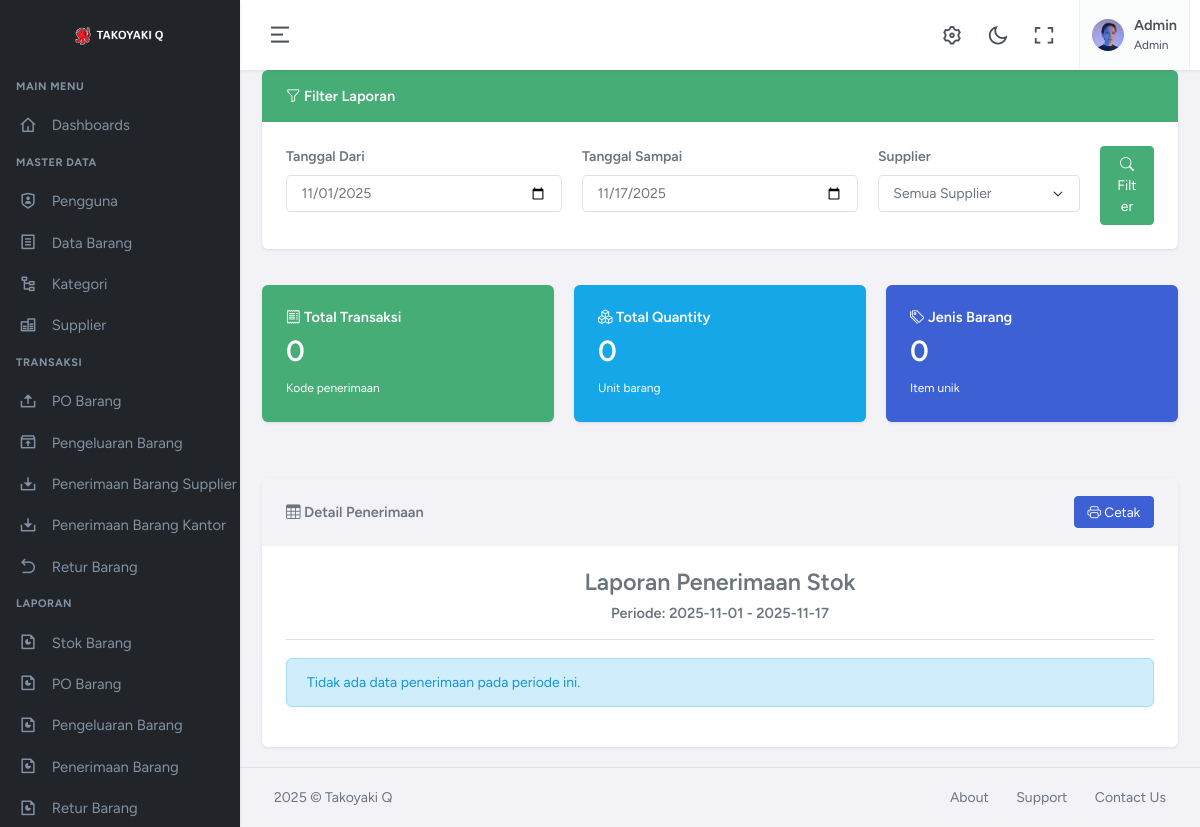
/app.php?page=laporan-penerimaan (signed in), run on an earlier commit of the app's database.
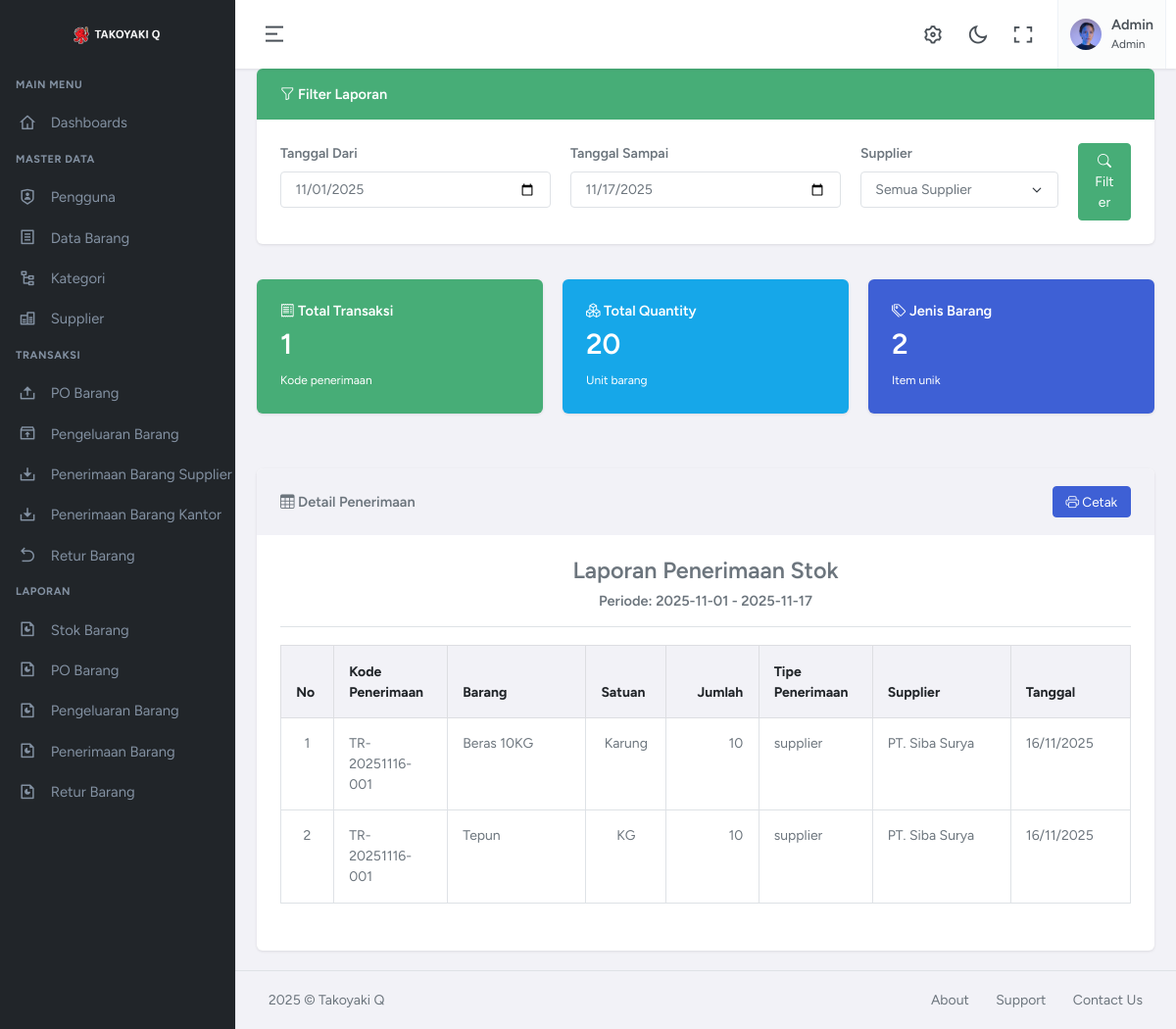
And on a later commit of the database.
### tables this page shows
CREATE TABLE `penerimaan_barang`  (
  `id` bigint UNSIGNED NOT NULL AUTO_INCREMENT,
  `kode_penerimaan` varchar(50) NOT NULL,
  `barang_id` bigint UNSIGNED NOT NULL,
  `jumlah` int UNSIGNED NOT NULL,
  `tanggal_penerimaan` date NOT NULL,
  `tipe_penerimaan` enum('supplier','admin') NOT NULL,
  `supplier_id` bigint UNSIGNED NULL DEFAULT NULL,
  `dari_user_id` bigint UNSIGNED NULL DEFAULT NULL,
  `penerima_user_id` bigint UNSIGNED NULL DEFAULT NULL,
  PRIMARY KEY (`id`) USING BTREE,
  INDEX `fk_penerimaan_barang`(`barang_id` ASC) USING BTREE,
  INDEX `fk_penerimaan_supplier`(`supplier_id` ASC) USING BTREE,
  INDEX `fk_penerimaan_dari_user`(`dari_user_id` ASC) USING BTREE,
  INDEX `fk_penerimaan_penerima_user`(`penerima_user_id` ASC) USING BTREE,
  INDEX `idx_kode_penerimaan`(`kode_penerimaan` ASC) USING BTREE,
  INDEX `idx_tgl_penerimaan`(`tanggal_penerimaan` ASC) USING BTREE,
  CONSTRAINT `fk_penerimaan_barang` FOREIGN KEY (`barang_id`) REFERENCES `barang` (`id`) ON DELETE RESTRICT ON UPDATE CASCADE,
  CONSTRAINT `fk_penerimaan_dari_user` FOREIGN KEY (`dari_user_id`) REFERENCES `users` (`id`) ON DELETE SET NULL ON UPDATE CASCADE,
  CONSTRAINT `fk_penerimaan_penerima_user` FOREIGN KEY (`penerima_user_id`) REFERENCES `users` (`id`) ON DELETE SET NULL ON UPDATE CASCADE,
  CONSTRAINT `fk_penerimaan_supplier` FOREIGN KEY (`supplier_id`) REFERENCES `suppliers` (`id`) ON DELETE SET NULL ON UPDATE CASCADE
);

CREATE TABLE `barang`  (
  `id` bigint UNSIGNED NOT NULL AUTO_INCREMENT,
  `kode_barang` varchar(50) NOT NULL,
  `nama_barang` varchar(150) NOT NULL,
  `satuan` varchar(50) NOT NULL,
  `kategori_id` bigint UNSIGNED NULL DEFAULT NULL,
  `stok_minimal` int UNSIGNED NULL DEFAULT 0,
  `harga_beli` decimal(15, 2) NULL DEFAULT 0.00,
  PRIMARY KEY (`id`) USING BTREE,
  UNIQUE INDEX `kode_barang`(`kode_barang` ASC) USING BTREE,
  INDEX `fk_barang_kategori`(`kategori_id` ASC) USING BTREE,
  CONSTRAINT `fk_barang_kategori` FOREIGN KEY (`kategori_id`) REFERENCES `kategori_barang` (`id`) ON DELETE SET NULL ON UPDATE CASCADE
);

CREATE TABLE `suppliers`  (
  `id` bigint UNSIGNED NOT NULL AUTO_INCREMENT,
  `nama_supplier` varchar(150) NOT NULL,
  `kontak` varchar(50) NULL DEFAULT NULL,
  `alamat` text NULL,
  PRIMARY KEY (`id`) USING BTREE
);

### layouts/menu.php (called while the page is built)
<?php
include 'topbar.php';
include 'left-sidebar.php';
 ?>

### pages/laporan-penerimaan/index.php (the view, shortened to what this page needs)
<?php
require_once 'modules/config.php';
$tanggal_dari = isset($_GET['tanggal_dari']) ? $_GET['tanggal_dari'] : date('Y-m-01');
$tanggal_sampai = isset($_GET['tanggal_sampai']) ? $_GET['tanggal_sampai'] : date('Y-m-d');
$where_clause = "WHERE tanggal_penerimaan BETWEEN '$tanggal_dari' AND '$tanggal_sampai'";
$query = "SELECT
    pe.*, b.kode_barang, b.nama_barang, b.satuan, s.nama_supplier
FROM penerimaan_barang pe
JOIN barang b ON pe.barang_id = b.id
JOIN suppliers s ON pe.supplier_id = s.id
$where_clause ORDER BY pe.tanggal_penerimaan DESC, pe.kode_penerimaan";
$result = $conn->query($query);
$summary_query = "SELECT
    COUNT(DISTINCT pe.kode_penerimaan) as total_transaksi,
    SUM(pe.jumlah) as total_qty,
    COUNT(DISTINCT pe.barang_id) as unique_items
FROM penerimaan_barang pe
JOIN barang b ON pe.barang_id = b.id
$where_clause AND pe.tipe_penerimaan = 'supplier'";
$summary_result = $conn->query($summary_query);
$summary = $summary_result->fetch_assoc();
?>
<div class="card mb-4 d-print-none">
    <div class="card-header bg-success text-white">
        <h5 class="mb-0"><i class="bi bi-funnel"></i> Filter Laporan</h5>
    </div>
    <div class="card-body">
        <form method="GET">
            <div class="row">
                <div class="col-md-4">
                    <label class="form-label">Tanggal Dari</label>
                    <input type="date" class="form-control" name="tanggal_dari" value="<?= $tanggal_dari ?>" required>
                </div>
                <div class="col-md-4">
                    <label class="form-label">Tanggal Sampai</label>
                    <input type="date" class="form-control" name="tanggal_sampai" value="<?= $tanggal_sampai ?>"
                        required>
                </div>
                <div class="col-md-3">
                    <label class="form-label">Supplier</label>
                    <select class="form-select" name="supplier_id">
                        <option value="">Semua Supplier</option>
                    </select>
                </div>
                <div class="col-md-1 d-flex align-items-end">
                    <button type="submit" class="btn btn-success w-100">
                        <i class="bi bi-search"></i> Filter
                    </button>
                </div>
            </div>
        </form>
    </div>
</div>
<div class="row mb-4 d-print-none">
    <div class="col-md-4">
        <div class="card bg-success text-white">
            <div class="card-body">
                <h5><i class="bi bi-receipt"></i> Total Transaksi</h5>
                <h2><?= $summary['total_transaksi'] ?></h2>
                <small>Kode penerimaan</small>
            </div>
        </div>
    </div>
    <div class="col-md-4">
        <div class="card bg-info text-white">
            <div class="card-body">
                <h5><i class="bi bi-boxes"></i> Total Quantity</h5>
                <h2><?= number_format($summary['total_qty'], 0, ',', '.') ?></h2>
                <small>Unit barang</small>
            </div>
        </div>
    </div>
    <div class="col-md-4">
        <div class="card bg-primary text-white">
            <div class="card-body">
                <h5><i class="bi bi-tags"></i> Jenis Barang</h5>
                <h2><?= $summary['unique_items'] ?></h2>
                <small>Item unik</small>
            </div>
        </div>
    </div>
</div>
<div class="card">
    <div class="card-header bg-light d-flex justify-content-between align-items-center d-print-none">
        <h5 class="mb-0"><i class="bi bi-table"></i> Detail Penerimaan</h5>
        <div>
            <button class="btn btn-primary btn-sm" onclick="window.print()">
                <i class="bi bi-printer"></i> Cetak
            </button>
        </div>
    </div>
    <div class="card-body">
        <h3 class="text-center mt-10">Laporan Penerimaan Stok</h3>
        <h5 class="text-center mb-1">Periode: <?= $tanggal_dari ?> - <?= $tanggal_sampai ?></h5>
        <hr />
        <?php if ($result && $result->num_rows > 0): ?>
            <div class="table-responsive">
                <table class="table table-bordered table-hover">
                    <thead class="table-light">
                        <tr>
                            <th width="5%">No</th>
                            <th width="12%">Kode Penerimaan</th>
                            <th width="15%">Barang</th>
                            <th width="8%">Satuan</th>
                            <th width="10%" class="text-end">Jumlah</th>
                            <th width="12%">Tipe Penerimaan</th>
                            <th width="15%">Supplier</th>
                            <th width="13%">Tanggal</th>
                        </tr>
                    </thead>
                    <tbody>
                        <?php $no = 1;
                        while ($row = $result->fetch_assoc()): ?>
                            <tr>
                                <td class="text-center"><?= $no++ ?></td>
                                <td><?= $row['kode_penerimaan'] ?></td>
                                <td><?= $row['nama_barang'] ?></td>
                                <td class="text-center"><?= $row['satuan'] ?></td>
                                <td class="text-end"><?= number_format($row['jumlah'], 0, ',', '.') ?></td>
                                <td><?= $row['tipe_penerimaan'] ?? '-' ?></td>
                                <td><?= $row['nama_supplier'] ?></td>
                                <td><?= date('d/m/Y', strtotime($row['tanggal_penerimaan'])) ?></td>
                            </tr>
                        <?php endwhile; ?>
                    </tbody>
                </table>
            </div>
        <?php else: ?>
            <div class="alert alert-info">Tidak ada data penerimaan pada periode ini.</div>
        <?php endif; ?>
    </div>
</div>

### layouts/main.php
<!DOCTYPE html>
<html lang="en">

### app.php (shortened to what this page needs)
<?php include 'layouts/main.php'; ?>
<head>
    <link rel="stylesheet" href="assets/vendor/daterangepicker/daterangepicker.css">
    <link rel="stylesheet" href="assets/vendor/admin-resources/jquery.vectormap/jquery-jvectormap-1.2.2.css">
    <?php include 'layouts/head-css.php'; ?>
</head>
<body>
    <div class="wrapper">
        <?php include 'layouts/menu.php'; ?>
        <div class="content-page">
            <div class="content">
                <div class="container-fluid">
                    <?php include 'web.php'; ?>
                </div>
            </div>
            <?php include 'layouts/footer.php'; ?>
        </div>
    </div>
</body>
</html>

### layouts/head-css.php (shortened to what this page needs)
<link href="assets/css/app.min.css" rel="stylesheet" type="text/css" id="app-style" />
<link href="assets/css/icons.min.css" rel="stylesheet" type="text/css" />
<link href="assets/vendor/datatables.net-bs5/css/dataTables.bootstrap5.min.css" rel="stylesheet" type="text/css" />
<link href="assets/vendor/datatables.net-responsive-bs5/css/responsive.bootstrap5.min.css" rel="stylesheet"
    type="text/css" />
<link href="assets/vendor/datatables.net-fixedcolumns-bs5/css/fixedColumns.bootstrap5.min.css" rel="stylesheet"
    type="text/css" />
<link href="assets/vendor/datatables.net-fixedheader-bs5/css/fixedHeader.bootstrap5.min.css" rel="stylesheet"
    type="text/css" />
<link href="assets/vendor/datatables.net-buttons-bs5/css/buttons.bootstrap5.min.css" rel="stylesheet" type="text/css" />
<link href="assets/vendor/datatables.net-select-bs5/css/select.bootstrap5.min.css" rel="stylesheet" type="text/css" />
<link href="assets/js/alertifyjs/build/css/alertify.min.css" rel="stylesheet" type="text/css" />
<link href="assets/js/alertifyjs/build/css/themes/default.min.css" rel="stylesheet" type="text/css" />

### layouts/topbar.php (shortened to what this page needs)
<div class="navbar-custom">
    <div class="topbar container-fluid">
        <div class="d-flex align-items-center gap-lg-2 gap-1">
            <button class="button-toggle-menu">
                <i class="ri-menu-2-fill"></i>
            </button>
        </div>
        <ul class="topbar-menu d-flex align-items-center gap-3">
            <li class="d-none d-sm-inline-block">
                <a class="nav-link" data-bs-toggle="offcanvas" href="#theme-settings-offcanvas">
                    <i class="ri-settings-3-line fs-22"></i>
                </a>
            </li>
            <li class="d-none d-sm-inline-block">
                <div class="nav-link" id="light-dark-mode" data-bs-toggle="tooltip" data-bs-placement="left"
                    title="Theme Mode">
                    <i class="ri-moon-line fs-22"></i>
                </div>
            </li>
            <li class="d-none d-md-inline-block">
                <a class="nav-link" href="" data-toggle="fullscreen">
                    <i class="ri-fullscreen-line fs-22"></i>
                </a>
            </li>
            <li class="dropdown">
                <a class="nav-link dropdown-toggle arrow-none nav-user px-2" data-bs-toggle="dropdown" href="#"
                    role="button" aria-haspopup="false" aria-expanded="false">
                    <span class="account-user-avatar">
                        <img src="assets/images/users/avatar-1.jpg" alt="user-image" width="32" class="rounded-circle">
                    </span>
                    <span class="d-lg-flex flex-column gap-1 d-none">
                        <h5 class="my-0"><?= $_SESSION['nama']; ?></h5>
                        <h6 class="my-0 fw-normal"><?= $_SESSION['level']; ?></h6>
                    </span>
                </a>
            </li>
        </ul>
    </div>
</div>

### layouts/left-sidebar.php (shortened to what this page needs)
<div class="leftside-menu">
  <a href="index.php" class="logo logo-light">
    <span class="logo-lg">
      <img src="assets/images/logo-dark.png" alt="logo" />
    </span>
  </a>
  <div class="h-100" id="leftside-menu-container" data-simplebar>
    <?php
    if ($_SESSION['level'] == 'Admin') {
      ?>
      <ul class="side-nav">
        <li class="side-nav-title">Main Menu</li>
        <li class="side-nav-item">
          <a href="?page=dashboard" class="side-nav-link">
            <i class="ri-home-4-line"></i>
            <span> Dashboards </span>
          </a>
        </li>
        <li class="side-nav-title">Master Data</li>
        <li class="side-nav-item">
          <a href="?page=data-pengguna" class="side-nav-link">
            <i class="ri-shield-user-line"></i>
            <span>Pengguna </span>
          </a>
        </li>
        <li class="side-nav-item">
          <a href="?page=data-barang" class="side-nav-link">
            <i class="ri-file-list-line"></i>
            <span> Data Barang </span>
          </a>
        </li>
        <li class="side-nav-item">
          <a href="?page=data-kategori" class="side-nav-link">
            <i class="ri-node-tree"></i>
            <span> Kategori </span>
          </a>
        </li>
        <li class="side-nav-item">
          <a href="?page=data-supplier" class="side-nav-link">
            <i class="ri-database-line"></i>
            <span> Supplier </span>
          </a>
        </li>
        <li class="side-nav-title">Transaksi</li>
        <li class="side-nav-item">
          <a href="?page=preorder-barang" class="side-nav-link">
            <i class="ri-upload-2-line"></i>
            <span> PO Barang </span>
          </a>
        </li>
        <li class="side-nav-item">
          <a href="?page=pengeluaran-barang" class="side-nav-link">
            <i class="ri-inbox-unarchive-line"></i>
            <span> Pengeluaran Barang </span>
          </a>
        </li>
        <li class="side-nav-item">
          <a href="?page=penerimaan-barang" class="side-nav-link">
            <i class="ri-download-2-line"></i>
            <span> Penerimaan Barang Supplier</span>
          </a>
        </li>
        <li class="side-nav-item">
          <a href="?page=penerimaan-barang-kantor" class="side-nav-link">
            <i class="ri-download-2-line"></i>
            <span> Penerimaan Barang Kantor</span>
          </a>
        </li>
        <li class="side-nav-item">
          <a href="?page=retur-barang" class="side-nav-link">
            <i class="ri-arrow-go-back-line"></i>
            <span> Retur Barang </span>
          </a>
        </li>
        <li class="side-nav-title">Laporan</li>
        <li class="side-nav-item">
          <a href="?page=laporan-stok" class="side-nav-link">
            <i class="ri-file-chart-2-line"></i>
            <span> Stok Barang </span>
          </a>
        </li>
        <li class="side-nav-item">
          <a href="?page=laporan-po" class="side-nav-link">
            <i class="ri-file-chart-2-line"></i>
            <span> PO Barang </span>
          </a>
        </li>
        <li class="side-nav-item">
          <a href="?page=laporan-pengeluaran" class="side-nav-link">
            <i class="ri-file-chart-2-line"></i>
            <span> Pengeluaran Barang </span>
          </a>
        </li>
        <li class="side-nav-item">
          <a href="?page=laporan-penerimaan" class="side-nav-link">
            <i class="ri-file-chart-2-line"></i>
            <span> Penerimaan Barang </span>
          </a>
        </li>
        <li class="side-nav-item">
          <a href="?page=laporan-retur" class="side-nav-link">
            <i class="ri-file-chart-2-line"></i>
            <span> Retur Barang </span>
          </a>
        </li>
      </ul>
    <?php } ?>
  </div>
</div>

### web.php
<?php
if (isset($_GET['page'])) {
    if ($_GET['page'] === 'dashboard') {
        include 'pages/dashboard.php';
    } else {
        include 'pages/' . $_GET['page'] . '/index.php';
    }
}

### layouts/footer.php
<footer class="footer">
    <div class="container-fluid">
        <div class="row">
            <div class="col-md-6">
                <script>document.write(new Date().getFullYear())</script> © Takoyaki Q
            </div>
            <div class="col-md-6">
                <div class="text-md-end footer-links d-none d-md-block">
                    <a href="javascript: void(0);">About</a>
                    <a href="javascript: void(0);">Support</a>
                    <a href="javascript: void(0);">Contact Us</a>
                </div>
            </div>
        </div>
    </div>
</footer>

What changed in the data, as far as the page shows it:
added penerimaan_barang: kode_penerimaan "TR-20251116-001", barang.nama_barang "Beras 10KG", barang.satuan "Karung", jumlah "10", tipe_penerimaan "supplier", supplier.nama_supplier "PT. Siba Surya", tanggal_penerimaan "16/11/2025"
added penerimaan_barang: kode_penerimaan "TR-20251116-001", barang.nama_barang "Tepun", barang.satuan "KG", jumlah "10", tipe_penerimaan "supplier", supplier.nama_supplier "PT. Siba Surya", tanggal_penerimaan "16/11/2025"
Also different on the page:
$summary['total_transaksi']: "0" → "1"
$summary['total_qty']: "0" → "20"
$summary['unique_items']: "0" → "2"
text no longer shown: "Tidak ada data penerimaan pada periode ini."
text now shown: "No Kode Penerimaan Barang Satuan Jumlah Tipe Penerimaan Supplier Tanggal"
